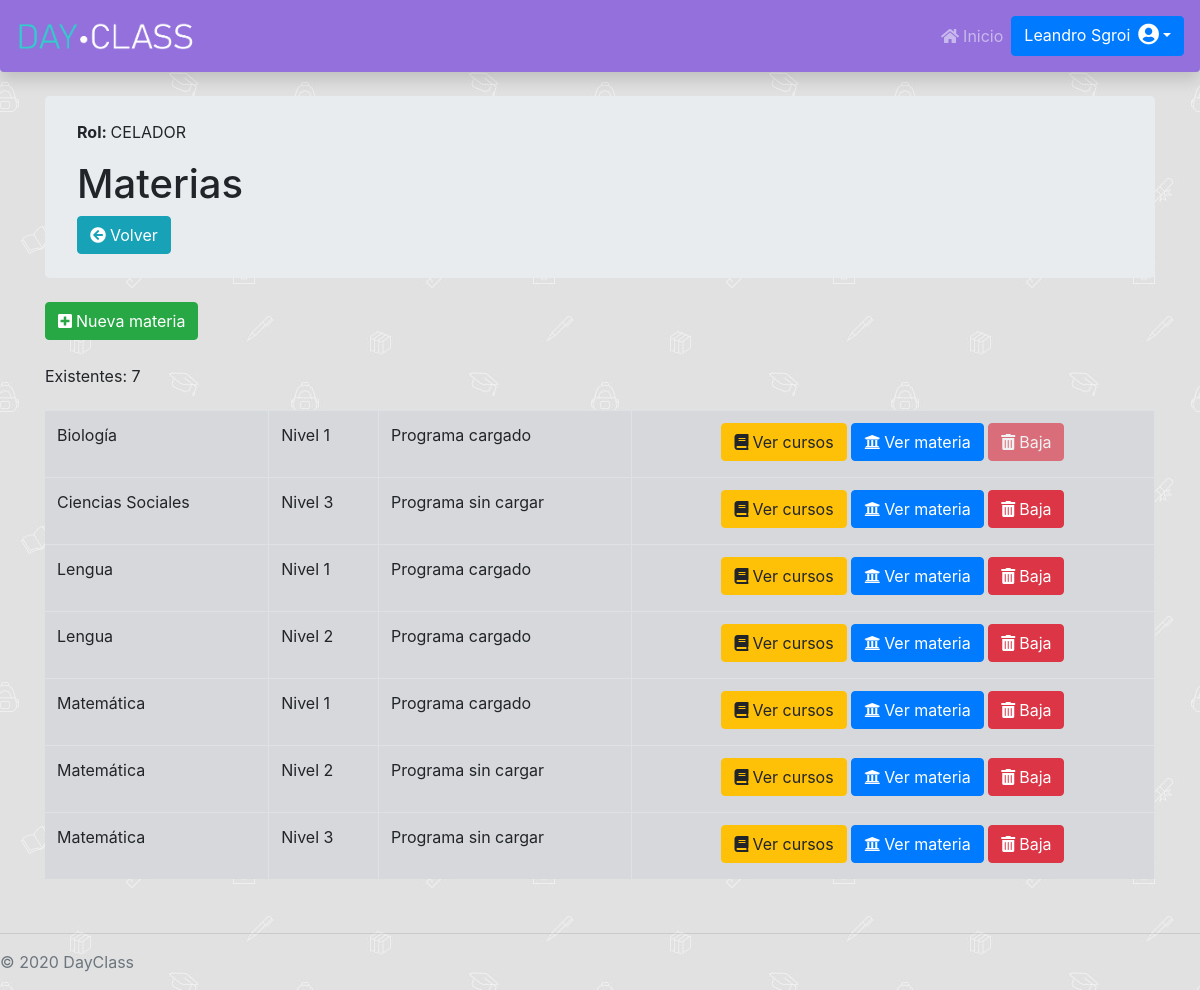
The app's page /Administrador/MateriaCurso/Materia/admMateria.php (signed in) with its own data.
### tables this page shows
CREATE TABLE `permiso` (
  `id` int(11) NOT NULL AUTO_INCREMENT,
  `fechaDesdePer` date DEFAULT NULL,
  `fechaHastaPer` date DEFAULT NULL,
  `nombrePermiso` varchar(255) DEFAULT NULL,
  PRIMARY KEY (`id`)
);

CREATE TABLE `materia` (
  `id` int(11) NOT NULL AUTO_INCREMENT,
  `fechaAltaMateria` date DEFAULT NULL,
  `fechaBajaMateria` date DEFAULT NULL,
  `nivelMateria` int(11) NOT NULL,
  `nombreMateria` varchar(255) DEFAULT NULL,
  `cargaHorariaMateria` int(11) DEFAULT NULL,
  PRIMARY KEY (`id`)
);

### Administrador/MateriaCurso/Materia/admMateria.php (the view, shortened to what this page needs)
<?php
include "../../../databaseConection.php";
$nombreRol = "Sin rol asignado";
if(!($_SESSION['usuario']['id_permiso'] == NULL || $_SESSION['usuario']['id_permiso'] == "")){
    $permiso = $con->query("SELECT * FROM permiso WHERE id = '".$_SESSION['usuario']['id_permiso']."'")->fetch_assoc();
    $nombreRol = $permiso['nombrePermiso'];
}
?>
<link rel="stylesheet" href="https://cdnjs.cloudflare.com/ajax/libs/twitter-bootstrap/4.1.3/css/bootstrap.css">
<link rel="stylesheet" href="https://cdn.datatables.net/1.10.21/css/dataTables.bootstrap4.min.css">
<div class="container">
    <div class="jumbotron my-4 py-4">
        <p><b>Rol: </b><?php echo "$nombreRol" ?></p>
        <h1>Materias</h1>
        <a href="/DayClass/index.php" class="btn btn-info"><i class="fa fa-arrow-circle-left mr-1"></i>Volver</a>
    </div>
    <button class="btn btn-success" data-toggle="modal" data-target="#staticBackdrop1"><i class="fa fa-plus-square mr-1"></i>Nueva materia</button>
    <?php
        $cantidadActivos = $con->query("SELECT id FROM materia WHERE fechaBajaMateria IS NULL")->num_rows;
    ?>
    <div class="mt-4">
        <label><?php echo "Existentes: ".$cantidadActivos ?></label>
    </div>
    <div class="my-2 table-responsive">
        <?php
        $currentDate = date('Y-m-d');
        $consulta1 = $con->query("SELECT * FROM `materia` WHERE `fechaBajaMateria` IS NULL ORDER BY materia.nombreMateria, materia.nivelMateria ASC");
        if(($consulta1->num_rows)!=0){
        echo "<table id='dataTable' class='table table-secondary table-bordered table-hover'>";
            echo "<tbody>";
                while ($resultado1 = $consulta1->fetch_assoc()) {
                    $idmateria = $resultado1['id'];
                    $consulta2 = $con->query("SELECT * FROM programamateria WHERE materia_id = '$idmateria' AND fechaDesdePrograma <= '$currentDate' AND fechaHastaPrograma IS NULL");
                    $url = 'bajaMateria.php?id='.$idmateria;
                    $nombreMateria = $resultado1['nombreMateria'];
                    $nivelMateria = $resultado1['nivelMateria'];
                    if(($consulta2->num_rows)!=0){
                        $cargado = "Programa cargado";
                    } else {
                        $cargado = "Programa sin cargar";
                    }
                    $classHabilitado = "btn btn-danger mb-1";
                    $consultaCursosMateria = $con->query("SELECT curso.id AS idCurso, curso.fechaDesdeCursado, curso.fechaHastaCursado FROM curso, materia WHERE materia.id = '$idmateria' AND materia.id = curso.materia_id AND curso.fechaDesdeCurActual <= '$currentDate' AND curso.fechaHastaCurActul IS NULL AND curso.fechaDesdeCursado <= '$currentDate' AND curso.fechaHastaCursado > '$currentDate'");
                    if(mysqli_num_rows($consultaCursosMateria) != 0 ){
                         while ($cursosMateria = $consultaCursosMateria->fetch_assoc()){
                             $idCurso = $cursosMateria["idCurso"];
                             $fechaDesdeCursado = $cursosMateria["fechaDesdeCursado"];
                             $fechaHastaCursado = $cursosMateria["fechaHastaCursado"];
                             $consultaAlumnos = $con->query("SELECT * FROM `alumnocursoactual` WHERE `fechaDesdeAlumCurAc` = '$fechaDesdeCursado' AND `fechaHastaAlumCurAc` = '$fechaHastaCursado'  AND `curso_id` = '$idCurso' ");
                             if(mysqli_num_rows($consultaAlumnos) != 0 ){
                                $classHabilitado = "btn btn-danger mb-1 disabled";
                                break;
                            }
                         }
                    }
                    echo "<tr>
                        <td>" . $nombreMateria . "</td>
                        <td>Nivel $nivelMateria</td>
                        <td>".$cargado."</td>
                        <td class='text-center'>
                            <a class='btn btn-warning mb-1' href='/DayClass/Administrador/MateriaCurso/Curso/admCurso.php?id=".$resultado1['id']."'><i class='fa fa-book mr-1'></i>Ver cursos</a>
                            <a class='btn btn-primary mb-1' href='/DayClass/Administrador/MateriaCurso/Materia/verMateria.php?id=$idmateria'><i class='fa fa-university mr-1'></i>Ver materia</a>
                            <a class='$classHabilitado' data-emp-id=".$idmateria." onclick='return confirmDelete()' href='$url'><i class='fa fa-trash mr-1'></i>Baja</a>
                        </td>
                    </tr>";
                }
        echo "</tbody>";
        echo "</table>";
        }else{
             echo "<div class='alert alert-warning' role='alert'>
                        <h5><i class='fa fa-exclamation-circle mr-2'></i>Aún no hay materias creadas.</h5>
                    </div>";
        }
                ?>
    </div>
</div>

### DayClassStyle.css (style rules this page uses)
.dayclassnav { background-color: mediumpurple; }
.abajo-pagina { position: absolute; bottom: auto; width: 100%; }
body { padding-top: 4.5rem; background-image: url("/DayClass/images/school.jpg"); background-repeat: repeat; background-attachment: fixed; }

### records on screen
permiso: nombrePermiso "CELADOR"
materia: nombreMateria "Biología", nivelMateria "1", cargado "Programa cargado"
materia: nombreMateria "Ciencias Sociales", nivelMateria "3", cargado "Programa sin cargar"
materia: nombreMateria "Lengua", nivelMateria "1", cargado "Programa cargado"
materia: nombreMateria "Lengua", nivelMateria "2", cargado "Programa cargado"
materia: nombreMateria "Matemática", nivelMateria "1", cargado "Programa cargado"
materia: nombreMateria "Matemática", nivelMateria "2", cargado "Programa sin cargar"
materia: nombreMateria "Matemática", nivelMateria "3", cargado "Programa sin cargar"

### other values on screen
$cantidadActivos "7"
